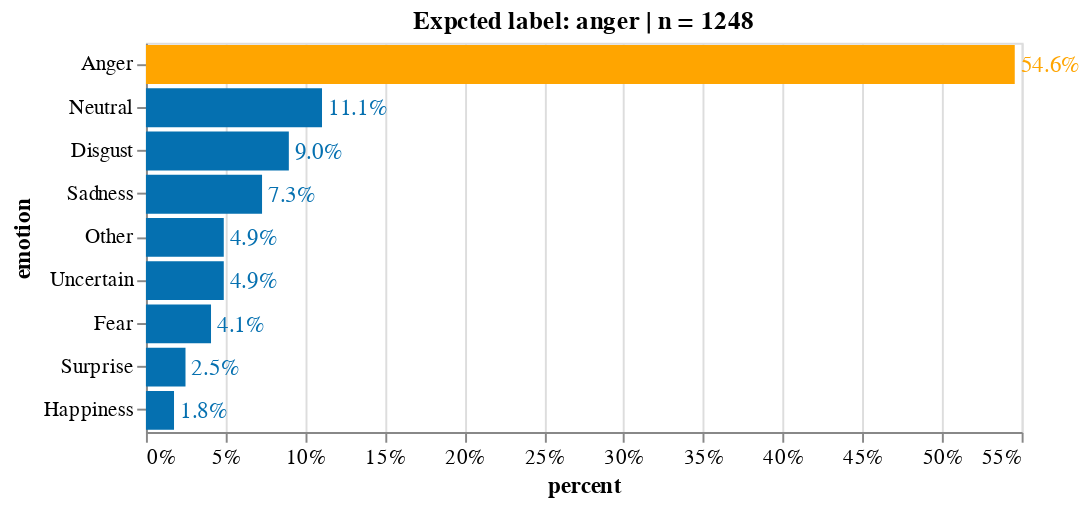

Write notebook code for a chart like this one.
### Markdown cell above
### Anger

### Code cell
emotion = 'anger'
df_formated = emotion_df_formated(df_emo_answers, emotion) # subset 'anger' rows
df_formated_ans = df_formated.drop(['photo_id', 'ethnicity', 'sex','age', 'label', 'url', 'photoId'], axis=1)

source = count_freq_labels(df_formated_ans, X="all") 
title = 'Expcted label: '+ emotion + ' | n = '+ source['counts'].sum().astype(str)
X, Y = 'percent:Q', 'emotion:N'
w, h= 450, 200
txs, ls, ts = 12, 11, 12


chart_anger = simple_per_bar(
    source, title=title, X=X, Y=Y, \
    width=w, height=h, emotion=emotion.capitalize(), \
    text_size = txs, label_size = ls, title_size=ts)

chart_anger.display(renderer='svg')

### Figure 1 — Vega-Lite specification as saved in the notebook (floating-point values rounded to 4 significant figures)
{"config": {"view": {"continuousWidth": 400, "continuousHeight": 300}, "axis": {"labelFontSize": 11, "titleFontSize": 12}}, "layer": [{"mark": "bar", "encoding": {"color": {"condition": {"value": "orange", "test": "(datum.emotion === 'Anger')"}, "value": "#0570b0"}, "x": {"type": "quantitative", "axis": {"format": ".0%"}, "field": "percent"}, "y": {"type": "nominal", "field": "emotion", "sort": "-x"}}, "title": "Expcted label: anger | n = 1248"}, {"mark": {"type": "text", "align": "left", "baseline": "middle", "dx": 3, "fontSize": 12}, "encoding": {"color": {"condition": {"value": "orange", "test": "(datum.emotion === 'Anger')"}, "value": "#0570b0"}, "text": {"type": "quantitative", "field": "percent", "format": ".1%"}, "x": {"type": "quantitative", "axis": {"format": ".0%"}, "field": "percent"}, "y": {"type": "nominal", "field": "emotion", "sort": "-x"}}, "title": "Expcted label: anger | n = 1248"}], "data": {"name": "data-b954016847020e0825b4a51a53f9eca6"}, "height": 200, "width": 450, "$schema": "https://vega.github.io/schema/vega-lite/v4.8.1.json", "datasets": {"data-b954016847020e0825b4a51a53f9eca6": [{"counts": 681, "emotion": "Anger", "percent": 0.5457}, {"counts": 138, "emotion": "Neutral", "percent": 0.1106}, {"counts": 112, "emotion": "Disgust", "percent": 0.08974}, {"counts": 91, "emotion": "Sadness", "percent": 0.07292}, {"counts": 61, "emotion": "Other", "percent": 0.04888}, {"counts": 61, "emotion": "Uncertain", "percent": 0.04888}, {"counts": 51, "emotion": "Fear", "percent": 0.04087}, {"counts": 31, "emotion": "Surprise", "percent": 0.02484}, {"counts": 22, "emotion": "Happiness", "percent": 0.01763}]}}
